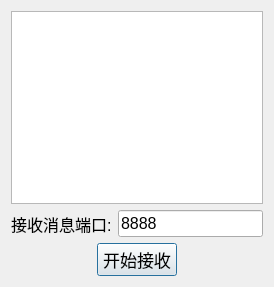
<?xml version="1.0" encoding="UTF-8"?>
<ui version="4.0">
 <class>UdpReceiverDialog</class>
 <widget class="QDialog" name="UdpReceiverDialog">
  <property name="geometry">
   <rect>
    <x>0</x>
    <y>0</y>
    <width>274</width>
    <height>287</height>
   </rect>
  </property>
  <property name="windowTitle">
   <string>UdpReceiverDialog</string>
  </property>
  <layout class="QVBoxLayout" name="verticalLayout">
   <item>
    <widget class="QListWidget" name="listWidget"/>
   </item>
   <item>
    <layout class="QHBoxLayout" name="horizontalLayout">
     <item>
      <widget class="QLabel" name="label">
       <property name="font">
        <font>
         <pointsize>12</pointsize>
        </font>
       </property>
       <property name="text">
        <string>接收消息端口:</string>
       </property>
      </widget>
     </item>
     <item>
      <widget class="QLineEdit" name="Port_Edit">
       <property name="font">
        <font>
         <pointsize>12</pointsize>
        </font>
       </property>
       <property name="text">
        <string>8888</string>
       </property>
      </widget>
     </item>
    </layout>
   </item>
   <item>
    <layout class="QHBoxLayout" name="horizontalLayout_2">
     <item>
      <spacer name="horizontalSpacer">
       <property name="orientation">
        <enum>Qt::Horizontal</enum>
       </property>
       <property name="sizeHint" stdset="0">
        <size>
         <width>40</width>
         <height>20</height>
        </size>
       </property>
      </spacer>
     </item>
     <item>
      <widget class="QPushButton" name="Start_Button">
       <property name="font">
        <font>
         <pointsize>13</pointsize>
        </font>
       </property>
       <property name="text">
        <string>开始接收</string>
       </property>
      </widget>
     </item>
     <item>
      <spacer name="horizontalSpacer_2">
       <property name="orientation">
        <enum>Qt::Horizontal</enum>
       </property>
       <property name="sizeHint" stdset="0">
        <size>
         <width>40</width>
         <height>20</height>
        </size>
       </property>
      </spacer>
     </item>
    </layout>
   </item>
  </layout>
 </widget>
 <layoutdefault spacing="6" margin="11"/>
 <resources/>
 <connections/>
</ui>
